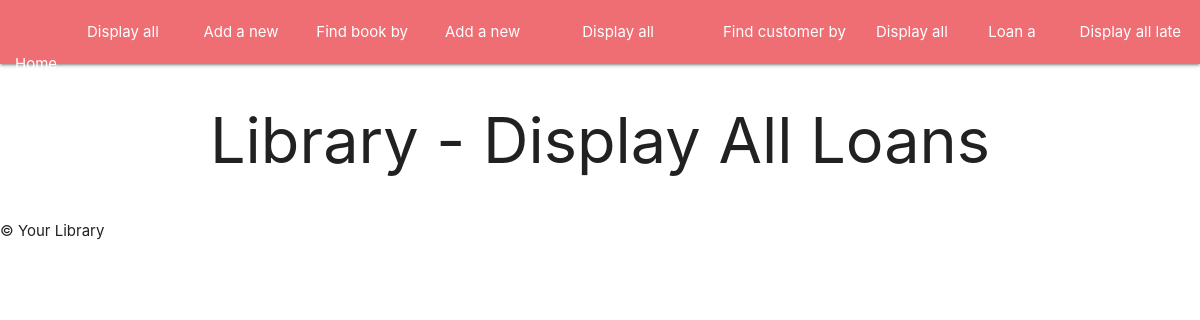
Page /loans on the earlier database version.
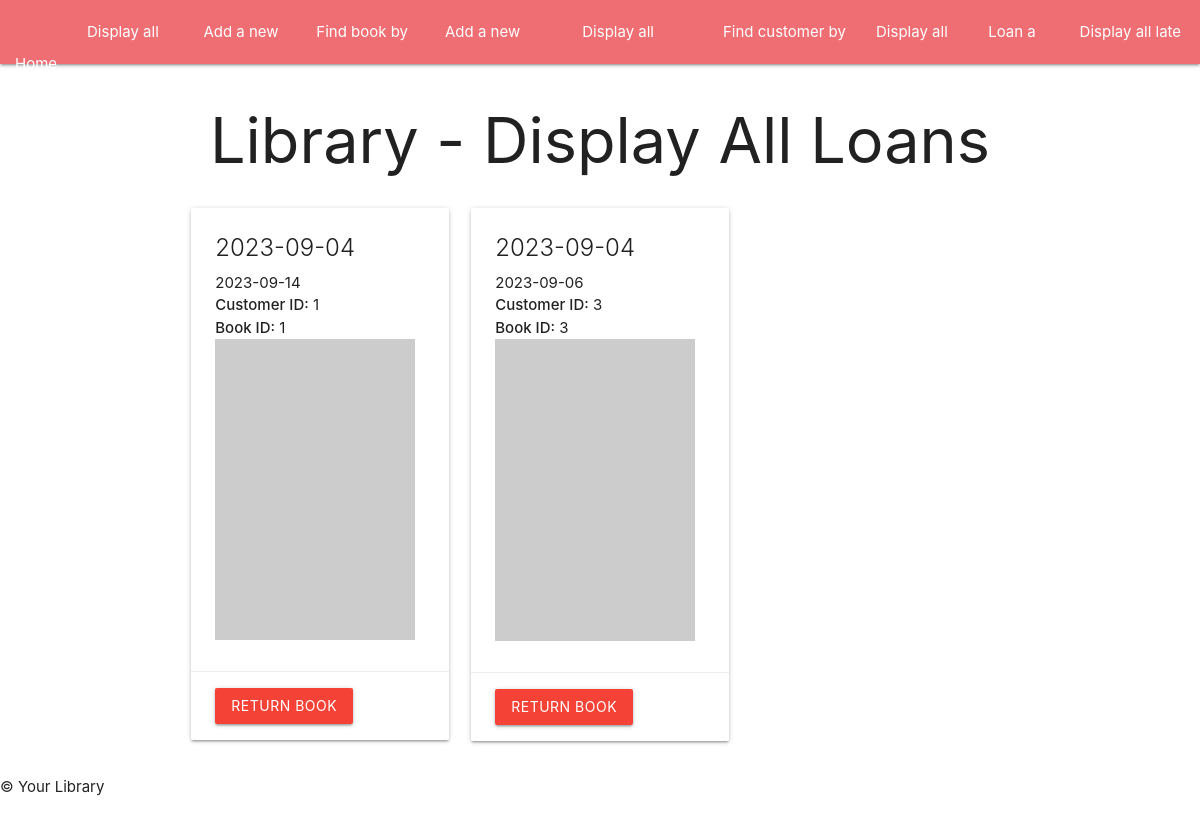
Same page on the later database version.
### tables this page shows
CREATE TABLE loans(
                id INTEGER PRIMARY KEY,
                LoanDate TEXT,
                ReturnDate TEXT,
                CustID INTEGER,
                BookID INTEGER,
                FOREIGN KEY (CustID) REFERENCES customers(id),
                FOREIGN KEY (BookID) REFERENCES books(id)
            );

### app.py (the view)
@app.route('/loans', methods=['GET'])
def displayLoans():
    all_loans = loan_instance.displayAllLoans()
    return render_template("displayloans.html", loans=all_loans)

### tools/loans.py (called while the page is built)
    def displayAllLoans(self):
        self.cur.execute('''SELECT * FROM loans ''')
        all_loans=self.cur.fetchall()
        return all_loans

### templates/displayloans.html (shortened to what this page needs)
{% extends "index.html" %}
{% block content %}
<div class="container">
    <h1 class="center-align">Library - Display All Loans</h1>
    <div class="row">
        {% for loan in loans %}
        <div class="col s12 m4">
            <div class="card">
                <div class="card-content">
                    <span class="card-title">{{ loan[1] }}</span>
                    <p>{{ loan[2] }}</p>
                    <p><strong>Customer ID:</strong> {{ loan[3] }}</p>
                    <p><strong>Book ID:</strong> {{ loan[4] }}</p>
                    <img src="https://picsum.photos/200/30{{loan[0]}}">
                </div>
                <div class="card-action">
                    <form method="POST" action="{{ url_for('removeLoan') }}">
                        <button type="submit" class="btn red">Return Book</button>
                    </form>
                </div>
            </div>
        </div>
        {% endfor %}
    </div>
</div>
{% endblock %}

Differences in the rows shown:
added loans: LoanDate "2023-09-04", ReturnDate "2023-09-14", CustID "1", BookID "1"
added loans: LoanDate "2023-09-04", ReturnDate "2023-09-06", CustID "3", BookID "3"
